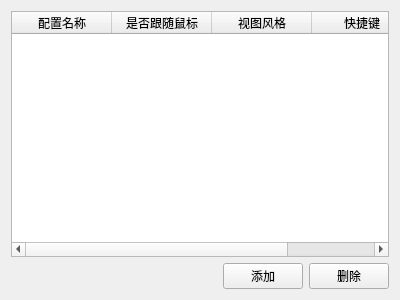
<?xml version="1.0" encoding="UTF-8"?>
<ui version="4.0">
 <class>ShortcutTabWidget</class>
 <widget class="QWidget" name="ShortcutTabWidget">
  <property name="geometry">
   <rect>
    <x>0</x>
    <y>0</y>
    <width>400</width>
    <height>300</height>
   </rect>
  </property>
  <layout class="QVBoxLayout" name="verticalLayout">
   <item>
    <widget class="QTableWidget" name="tableWidget">
     <property name="editTriggers">
      <set>QAbstractItemView::DoubleClicked|QAbstractItemView::EditKeyPressed</set>
     </property>
     <property name="selectionMode">
      <enum>QAbstractItemView::SingleSelection</enum>
     </property>
     <property name="selectionBehavior">
      <enum>QAbstractItemView::SelectRows</enum>
     </property>
     <column>
      <property name="text">
       <string>配置名称</string>
      </property>
     </column>
     <column>
      <property name="text">
       <string>是否跟随鼠标</string>
      </property>
     </column>
     <column>
      <property name="text">
       <string>视图风格</string>
      </property>
     </column>
     <column>
      <property name="text">
       <string>快捷键</string>
      </property>
     </column>
    </widget>
   </item>
   <item>
    <layout class="QHBoxLayout" name="buttonLayout">
     <item>
      <spacer name="horizontalSpacer">
       <property name="orientation">
        <enum>Qt::Horizontal</enum>
       </property>
       <property name="sizeHint" stdset="0">
        <size>
         <width>40</width>
         <height>20</height>
        </size>
       </property>
      </spacer>
     </item>
     <item>
      <widget class="QPushButton" name="addButton">
       <property name="text">
        <string>添加</string>
       </property>
      </widget>
     </item>
     <item>
      <widget class="QPushButton" name="deleteButton">
       <property name="text">
        <string>删除</string>
       </property>
      </widget>
     </item>
    </layout>
   </item>
  </layout>
 </widget>
 <resources/>
 <connections/>
</ui> 
